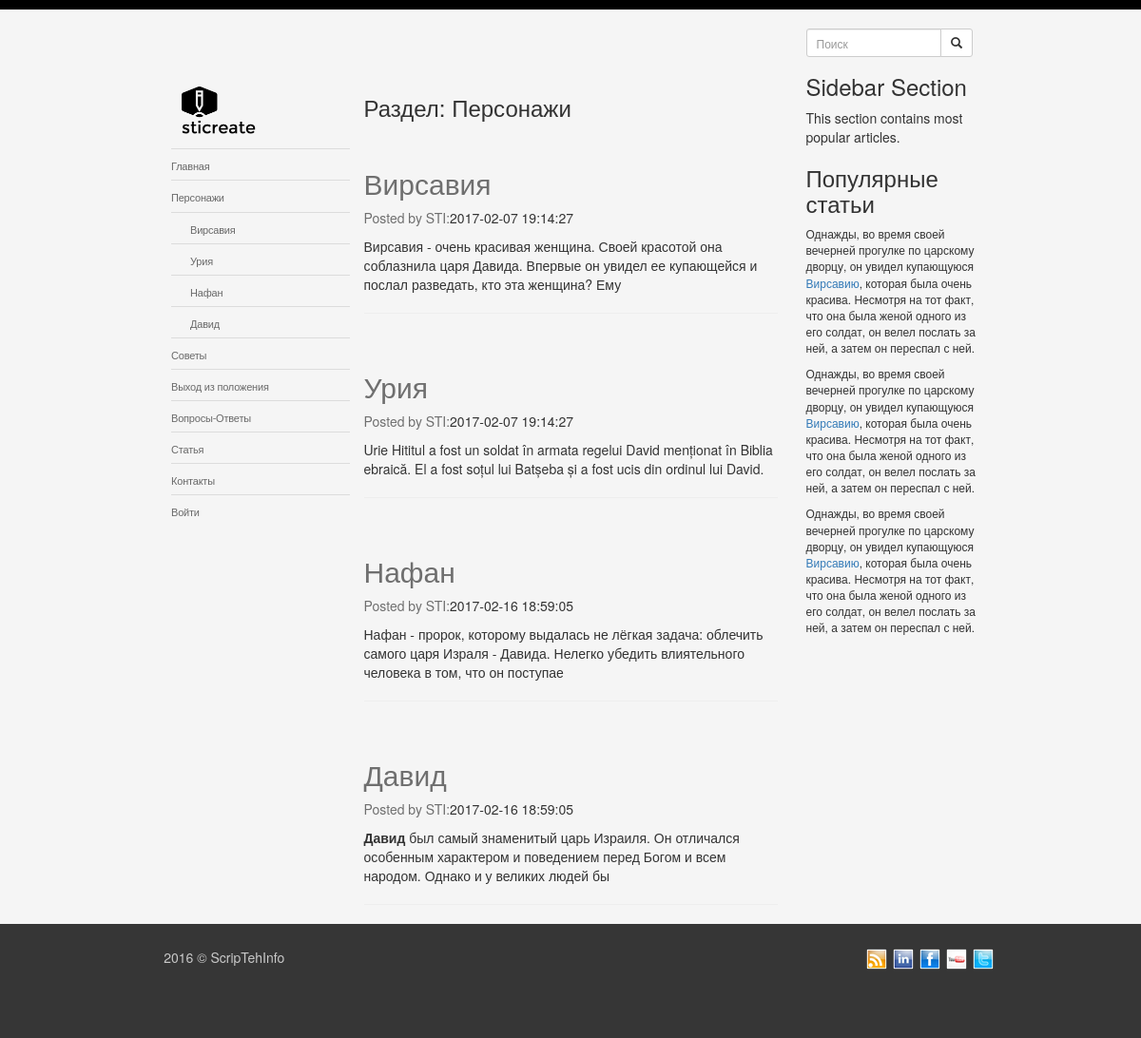
/posts.php?subj=1, run on the app's committed database.
### tables this page shows
CREATE TABLE IF NOT EXISTS `subjects` (
  `id` int(11) NOT NULL AUTO_INCREMENT,
  `name` varchar(256) NOT NULL,
  `content` varchar(256) NOT NULL,
  `visible` tinyint(1) NOT NULL,
  `position` int(2) NOT NULL,
  PRIMARY KEY (`id`)
);

CREATE TABLE IF NOT EXISTS `pages` (
  `id` int(11) NOT NULL AUTO_INCREMENT,
  `subject_id` int(11) NOT NULL,
  `name` varchar(256) NOT NULL,
  `content` text NOT NULL,
  `visible` tinyint(1) NOT NULL,
  `position` int(2) NOT NULL,
  `picture_id` int(11) NOT NULL,
  `user_Id` int(11) NOT NULL,
  `publish_date` datetime NOT NULL,
  PRIMARY KEY (`id`),
  KEY `subject_id` (`subject_id`),
  KEY `picture_id` (`picture_id`)
);

### posts.php (the view, shortened to what this page needs)
<?php include('includes/connection.php'); ?>
<?php include('includes/functions.php'); ?>
<?php include('header.php'); ?>
<div class="row">
  <section class="col-md-3 navigation">
    <div class="logo">
      <img src="images/logo2.png" alt="">
    </div>
    <nav>
      <ul>
        <li><a href="index.php">Главная</a></li>
        <?php
          public_navigation($sel_subject, $sel_page);
        ?>
      <li><a href="single.php">Статья</a></li>
      <li><a href="contacts.php">Контакты</a></li>
      <li><a href="login.php">Войти</a></li>
    </ul>
  </nav>
</section>
<section class="col-md-6 posts">
  <h3>
    <?php
      $subject_set = get_subject_by_id($sel_subject);
      echo "Раздел: {$subject_set['name']}";
    ?>
  </h3>
  <?php
    $pages_set = get_all_pages($subject_set['id']);
    foreach ($pages_set as $page):
  ?>
  <div class="post gallery">
    <p>
    </p>
    <h2><a href="article.php?page=<?php echo $page['id'];?>">
    <?php echo $page['name'];?></a></h2>
    <p class="postmeta"> <a href="#">Posted by STI:</a><?php echo $page['publish_date'];?></p>
    <p><?php echo mb_substr($page['content'], 0, 150, 'utf8');?></p>
  </div>
  <hr>
  <?php endforeach; ?>
</section>
<section class="col-md-3 navbar-right">
  <div class="popular">
    <h3>Sidebar Section</h3>
    <p>This section contains most popular articles.</p>
  </div>
  <div class="about">
    <h3>Популярные статьи</h3>
    <p>
      Однажды, во время своей вечерней прогулке по царскому дворцу, он увидел купающуюся <a href="#">Вирсавию</a>, которая была очень красива. Несмотря на тот факт, что она была женой одного из его солдат, он велел послать за ней, а затем он переспал с ней.
    </p>
    <p>
      Однажды, во время своей вечерней прогулке по царскому дворцу, он увидел купающуюся <a href="#">Вирсавию</a>, которая была очень красива. Несмотря на тот факт, что она была женой одного из его солдат, он велел послать за ней, а затем он переспал с ней.
    </p>
    <p>
      Однажды, во время своей вечерней прогулке по царскому дворцу, он увидел купающуюся <a href="#">Вирсавию</a>, которая была очень красива. Несмотря на тот факт, что она была женой одного из его солдат, он велел послать за ней, а затем он переспал с ней.
    </p>
  </div>
</section>
</div>
</div>
<?php include('footer.php'); ?>

### header.php (shortened to what this page needs)
<!DOCTYPE html>
<html lang="en">
<head>
  <link rel="stylesheet" href="css/bootstrap.css">
  <link rel="stylesheet" href="css/main.css">
  <link rel="stylesheet" href="PgwSlideshow/pgwslideshow.css">
  <link rel="stylesheet" href="PgwSlideshow/pgwslideshow_light.css">
</head>
<body>
  <div class="line"></div>
  <div class="main-content">
    <div class="row">
      <div class="col-md-3">
      </div>
      <div class="col-md-3 navbar-right">
        <form class="search-form" action="#" method="post">
          <div class="input-group input-group-sm">
            <input type="text" name="search" value="" placeholder="Поиск" class="form-control">
            <span class="input-group-btn">
             <button type="submit" class="btn btn-default">
               <span class="glyphicon glyphicon-search"></span>
             </button>
           </span>
         </div>
       </form>
     </div>
   </div>

### includes/functions.php (shortened to what this page needs)
<?php
function get_all_subjects($public = true){
	global $connection;
	$subjects_query = 'SELECT * FROM subjects';
	if($public){
		$subjects_query .= ' WHERE visible = 1 ';
	}
	$subjects_query .= ' ORDER by position';
	$subjects_result = $connection->query($subjects_query);
	return $subjects_result;
}
function get_all_pages($subject_id){
	global $connection;
	$pages_query = 'SELECT * FROM pages WHERE subject_id = '.$subject_id;
	$pages_result = $connection->query($pages_query);
	return $pages_result;
}
function get_subject_by_id($subj_id){
	global $connection;
	$subjects_query = 'SELECT * FROM subjects WHERE id='.$subj_id;
	$subjects_result = $connection->query($subjects_query)->fetch();
	return $subjects_result;
}
function public_navigation($sel_subject=1, $sel_page=1){
	$public = true;
	$subjects_result = get_all_subjects($public);
	foreach ($subjects_result as $subject) {
		echo '<li><a href="posts.php?subj='
		.urlencode($subject['id']).'">'.
		$subject['name'].'</a>';
		if($sel_subject == $subject['id']){
			$pages_result = get_all_pages($subject['id']);
			echo '<ul>';
			foreach ($pages_result as $page) {
				echo '<li ';
				if($sel_page == $page['id']){
					echo ' class="selected" ';
				}
				echo '><a href="article.php?page='.urlencode($page['id']).'">'.
				$page['name'].'</a></li>';
          }
          echo '</ul>';
      }
    }
    echo '</li>';
}
?>

### footer.php (shortened to what this page needs)
<footer>
  <div class="row">
    <div class="col-md-3 copyright">
      2016 &copy; ScripTehInfo
    </div>
    <div class="col-md-3 social navbar-right">
      <a href=""> <img src="images/rss.png" alt=""> </a>
      <a href=""> <img src="images/linkedin.png" alt=""> </a>
      <a href=""> <img src="images/facebook.png" alt=""> </a>
      <a href=""> <img src="images/youtube.png" alt=""> </a>
      <a href=""> <img src="images/twitter.png" alt=""> </a>
    </div>
  </div>
</footer>
</body>
</html>

### css/main.css (style rules this page uses)
* { margin: 0; padding: 0; }
body { background: #f5f5f5; }
.line { background-color: black; height: 10px; }
.main-content { width: 70%; margin: 0 auto; }
.search-form { padding: 20px 0; margin-right: 12px; }
.logo img { max-width: 100px; height: auto; }
nav { width: 100%; }
nav ul { list-style-type: none; padding: 0; }
nav ul li { min-height: 30px; border-top: 1px solid #dcdcdc; padding: 6px 0; margin: 0; }
nav ul li ul { width: 100%; background: transparent; margin-top: 7px; margin-bottom: -6px; }
nav ul li ul li { padding-left: 20px; }
nav a, nav a:hover { color: #696969; font-size: 11px; letter-spacing: -0.2px; text-decoration: none; }
.gallery { filter: grayscale(100%); }
.posts { margin: 0; padding: 0; }
.popular h3 { margin-top: -2px; }
.about p { font-size: 12px; }
footer { background: #363636; min-height: 120px; color: #c9c9c9; }
.copyright, .social { margin-top: 2%; margin-left: 14%; }
.social { margin-right: 1%; }

### data on the page
subjects: name "Персонажи"
pages: name "Вирсавия", publish_date "2017-02-07 19:14:27", content "Вирсавия - очень красивая женщина. Своей красотой она соблазнила царя Давида. Впервые он увидел ее купающейся и послал разведать, кто эта женщина? Ему"
pages: name "Урия", publish_date "2017-02-07 19:14:27", content "Urie Hititul a fost un soldat în armata regelui David menționat în Biblia ebraică. El a fost soțul lui Batșeba și a fost ucis din ordinul lui David."
pages: name "Нафан", publish_date "2017-02-16 18:59:05", content "Нафан - пророк, которому выдалась не лёгкая задача: облечить самого царя Израля - Давида. Нелегко убедить влиятельного человека в том, что он поступае"
pages: name "Давид", publish_date "2017-02-16 18:59:05", content "Давид был самый знаменитый царь Израиля. Он отличался особенным характером и поведением перед Богом и всем народом. Однако и у великих людей бы"
subjects: name "Советы"
subjects: name "Выход из положения"
subjects: name "Вопросы-Ответы"
